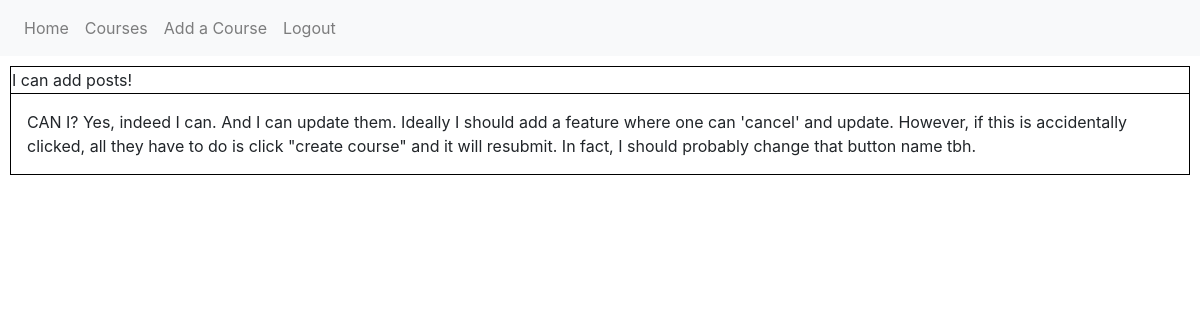
Screenshot of /course/3 (signed in) with the database file from the repository.
### guide_and_teach/models.py (models this page shows, shortened)
class Course(db.Model):
    id = db.Column(db.Integer, primary_key=True)
    course_title = db.Column(db.String(100), nullable=False)
    course_desc = db.Column(db.Text, nullable=False)
    user_id = db.Column(db.Integer, db.ForeignKey('user.id'), nullable=False)

### guide_and_teach/routes.py (the view)
@app.route('/course/<int:course_id>', methods=['GET','POST'])
@login_required
def single_course(course_id):
    course = Course.query.get_or_404(course_id)
    return render_template('single_course.html', title='Course', course=course)

### guide_and_teach/models.py (called while the page is built)
@login_manager.user_loader
def load_user(user_id):
    return User.query.get(int(user_id))

### guide_and_teach/templates/single_course.html (shortened to what this page needs)
{% extends "layout.html" %}
{% block content %}
        <article>
            <table class="yes">
                <thead>
                    <tr>
                        <td>{{ course.course_title }}</td>
                    </tr>
                </thead>
                <tbody>
                    <tr>
                        <td>
                            <p>{{ course.course_desc }}</p>
                        </td>
                    </tr>
                </tbody>
            </table>
        </article>
{% endblock content %}

### guide_and_teach/static/style.css (style rules this page uses)
p { padding: 10px; margin: 5px; }
table { border: 1px solid black; margin: 10px }
thead { border: 1px solid black; }

### rows the page displays
Course: course_title "I can add posts!", course_desc "CAN I? Yes, indeed I can. And I can update them. Ideally I should add a feature where one can 'cancel' and update. However, if this is accidentally clicked, all they have to do is click \"create course\" and it will resubmit. In fact, I should probably change that button name tbh."
